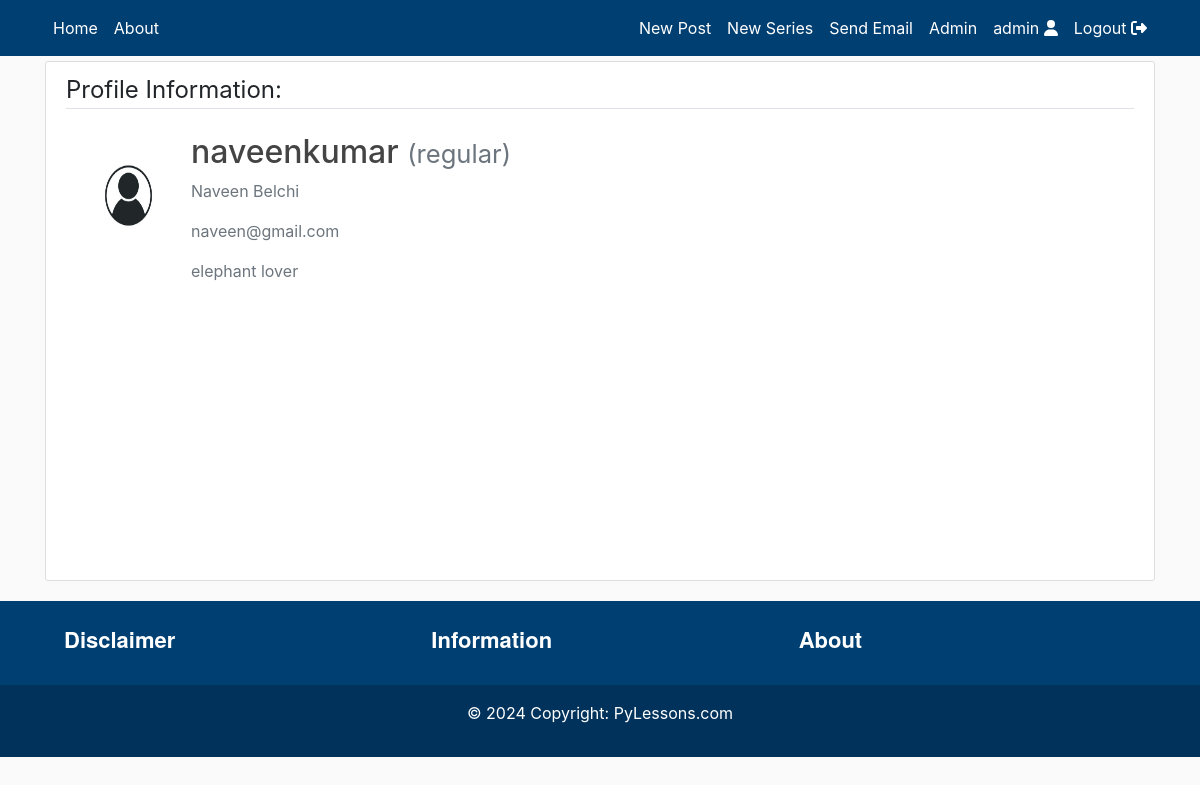
Page /profile/naveenkumar/ (signed in) on the committed database.
### users/models.py (models this page shows, shortened)
class CustomUser(AbstractUser):
    STATUS_CHOICES = (
        ('regular', 'Regular'),
        ('subscriber', 'Subscriber'),
        ('moderator', 'Moderator')
    )
    def image_upload_to(self, instance=None):
        if instance:
            return os.path.join('Users', self.username, instance)
        return None
    image = models.ImageField(
        default='default/user.jpg', upload_to=image_upload_to)
    email = models.EmailField(unique=True)
    status = models.CharField(
        max_length=100, choices=STATUS_CHOICES, default='regular')
    description = models.TextField(
        'Description', max_length=600, default='', blank=True)

### users/views.py (the view, shortened to what this page needs)
# urls.py: path('profile/<str:username>/', views.profile, name='profile'),
@login_required
def profile(request, username):
    user = get_user_model().objects.filter(username=username).first()
    if user:
        form = UserUpdateForm(instance=user)
        form.fields['description'].widget.attrs = {'rows': 1}
        context={'form': form}
        return render(request, 'users/profile.html', context=context)
    return redirect('myapp:homepage')

### users/templates/users/profile.html (shortened to what this page needs)
{% extends "myapp/header.html" %}
{% load crispy_forms_tags %}
{% block content %}
<div class="content-section col-lg-12 col-md-12 col-sm-12 tutorial-style" style="min-height:65vh;">
    <legend class="border-bottom mb-4">Profile Information:</legend>
    <form method="POST" enctype="multipart/form-data">
        <div class="media">
            {% if user.username == form.instance.username %}
                <input id="id_image" type="file" name="image" hidden/>
                <label for="id_image">
                        <img class="rounded-circle account-img profile-image"
                            style="cursor: pointer;" src="{{ form.instance.image.url }}" title="Upload new image">
                </label>
            {% else %}
                <img class="rounded-circle account-img profile-image" src="{{ form.instance.image.url }}">
            {% endif %}
            <div class="media-body">
                <h2 class="account-heading">{{ form.instance.username }}
                    <small class="text-muted">({{ form.instance.status }})</small>
                </h2>
                <p class="text-secondary">{{ form.instance.first_name }} {{ form.instance.last_name }}</p>
                <p class="text-secondary">{{ form.instance.email }}</p>
                <p class="text-secondary">{{ form.instance.description }}</p>
            </div>
        </div>
    </form>
</div>
{% endblock content %}

### myapp/templates/myapp/includes/navbar.html (shortened to what this page needs)
<header class="site-header" style="margin-bottom: 5px">
    <nav class="navbar navbar-expand-md navbar-color">
        <div class="container">
            <div class="navbar-nav">
                <a class="nav-item nav-link" href="/">Home</a>
            </div>
            <div class="collapse navbar-collapse" id="navbarToggle">
            <div class="navbar-nav mr-auto">
                <a class="nav-item nav-link" href="/">About</a>
            </div>
            {% if user.is_authenticated %}
                {% if user.is_superuser %}
                <div class="navbar-nav">
                    <a class="nav-item nav-link" href="{% url 'myapp:post-create' %}">New Post</a>
                    <a class="nav-item nav-link" href="{% url 'myapp:series-create' %}">New Series</a>
                    <a class="nav-item nav-link" href="{% url 'myapp:newsletter' %}">Send Email</a>
                    <a class="nav-item nav-link" href="{% url 'admin:index' %}">Admin</a>
                </div>
                {% endif %}
                <div class="navbar-nav">
                    <a class="nav-item nav-link" href="{% url "users:profile" user.username %}">
                        {{user.username}} <i class="fas fa-user"></i>
                    </a>
                    <a class="nav-item nav-link" href="{% url "users:logout" %}">
                        Logout <i class="fas fa-sign-out-alt"></i>
                    </a>
                </div>
            {% endif %}
            </div>
        </div>
    </nav>
</header>

### myapp/static/myapp/main.css (style rules this page uses)
:root { --footercolor: #003F72; --navbarcolor: #003F72; --btncolor: #003F72; --socialcolor: #003F72; --brightText: #ffffff; }
.navbar-color { background-color: var(--navbarcolor); }
body { background: #fafafa; }
h1, h2, h3, h4, h5, h6 { color: #444444; }
.site-header .navbar-nav .nav-link { color: var(--brightText); }
.content-section { background: #ffffff; padding: 10px 20px; border: 1px solid #dddddd; border-radius: 3px; margin-bottom: 20px; }
.profile-image { width: 125px; height: 125px; padding: 5px }

### rows in the picture
CustomUser: username "admin"
CustomUser: instance.image (placeholder picture), instance.username "naveenkumar", instance.status "regular", instance.first_name "Naveen", instance.last_name "Belchi", instance.email "naveen@gmail.com", instance.description "elephant lover"
